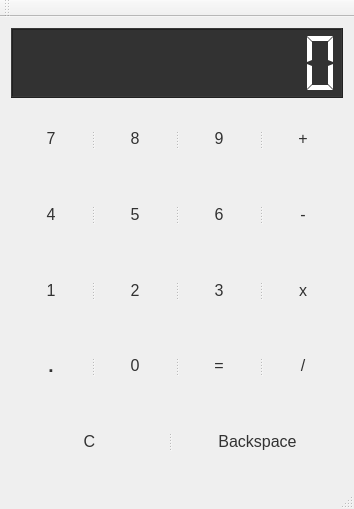
<?xml version="1.0" encoding="UTF-8"?>
<ui version="4.0">
 <class>Calculator</class>
 <widget class="QMainWindow" name="Calculator">
  <property name="geometry">
   <rect>
    <x>0</x>
    <y>0</y>
    <width>352</width>
    <height>509</height>
   </rect>
  </property>
  <property name="windowTitle">
   <string>Leon Calculator</string>
  </property>
  <widget class="QWidget" name="centralWidget">
   <layout class="QVBoxLayout" name="verticalLayout">
    <item>
     <layout class="QGridLayout" name="gridLayout">
      <item row="1" column="0">
       <widget class="QSplitter" name="splitter">
        <property name="orientation">
         <enum>Qt::Horizontal</enum>
        </property>
        <widget class="QPushButton" name="pushButton_7">
         <property name="font">
          <font>
           <family>Arial</family>
           <pointsize>12</pointsize>
           <weight>50</weight>
           <bold>false</bold>
          </font>
         </property>
         <property name="styleSheet">
          <string notr="true">color:rgb(50, 50, 50)</string>
         </property>
         <property name="text">
          <string>7</string>
         </property>
         <property name="flat">
          <bool>true</bool>
         </property>
        </widget>
        <widget class="QPushButton" name="pushButton_8">
         <property name="font">
          <font>
           <family>Arial</family>
           <pointsize>12</pointsize>
           <weight>50</weight>
           <bold>false</bold>
          </font>
         </property>
         <property name="styleSheet">
          <string notr="true">color:rgb(50, 50, 50)</string>
         </property>
         <property name="text">
          <string>8</string>
         </property>
         <property name="flat">
          <bool>true</bool>
         </property>
        </widget>
        <widget class="QPushButton" name="pushButton_9">
         <property name="font">
          <font>
           <family>Arial</family>
           <pointsize>12</pointsize>
           <weight>50</weight>
           <bold>false</bold>
          </font>
         </property>
         <property name="styleSheet">
          <string notr="true">color:rgb(50, 50, 50)</string>
         </property>
         <property name="text">
          <string>9</string>
         </property>
         <property name="flat">
          <bool>true</bool>
         </property>
        </widget>
        <widget class="QPushButton" name="pushButton_11">
         <property name="font">
          <font>
           <family>Arial</family>
           <pointsize>12</pointsize>
           <weight>50</weight>
           <bold>false</bold>
          </font>
         </property>
         <property name="styleSheet">
          <string notr="true">color:rgb(50, 50, 50)</string>
         </property>
         <property name="text">
          <string>+</string>
         </property>
         <property name="flat">
          <bool>true</bool>
         </property>
        </widget>
       </widget>
      </item>
      <item row="2" column="0">
       <widget class="QSplitter" name="splitter_2">
        <property name="orientation">
         <enum>Qt::Horizontal</enum>
        </property>
        <widget class="QPushButton" name="pushButton_4">
         <property name="font">
          <font>
           <family>Arial</family>
           <pointsize>12</pointsize>
           <weight>50</weight>
           <bold>false</bold>
          </font>
         </property>
         <property name="styleSheet">
          <string notr="true">color:rgb(50, 50, 50)</string>
         </property>
         <property name="text">
          <string>4</string>
         </property>
         <property name="flat">
          <bool>true</bool>
         </property>
        </widget>
        <widget class="QPushButton" name="pushButton_5">
         <property name="font">
          <font>
           <family>Arial</family>
           <pointsize>12</pointsize>
           <weight>50</weight>
           <bold>false</bold>
          </font>
         </property>
         <property name="styleSheet">
          <string notr="true">color:rgb(50, 50, 50)</string>
         </property>
         <property name="text">
          <string>5</string>
         </property>
         <property name="flat">
          <bool>true</bool>
         </property>
        </widget>
        <widget class="QPushButton" name="pushButton_6">
         <property name="font">
          <font>
           <family>Arial</family>
           <pointsize>12</pointsize>
           <weight>50</weight>
           <bold>false</bold>
          </font>
         </property>
         <property name="styleSheet">
          <string notr="true">color:rgb(50, 50, 50)</string>
         </property>
         <property name="text">
          <string>6</string>
         </property>
         <property name="flat">
          <bool>true</bool>
         </property>
        </widget>
        <widget class="QPushButton" name="pushButton_12">
         <property name="font">
          <font>
           <family>Arial</family>
           <pointsize>12</pointsize>
           <weight>50</weight>
           <bold>false</bold>
          </font>
         </property>
         <property name="styleSheet">
          <string notr="true">color:rgb(50, 50, 50)</string>
         </property>
         <property name="text">
          <string>-</string>
         </property>
         <property name="flat">
          <bool>true</bool>
         </property>
        </widget>
       </widget>
      </item>
      <item row="3" column="0">
       <widget class="QSplitter" name="splitter_3">
        <property name="orientation">
         <enum>Qt::Horizontal</enum>
        </property>
        <widget class="QPushButton" name="pushButton">
         <property name="font">
          <font>
           <family>Arial</family>
           <pointsize>12</pointsize>
           <weight>50</weight>
           <bold>false</bold>
          </font>
         </property>
         <property name="styleSheet">
          <string notr="true">color:rgb(50, 50, 50)</string>
         </property>
         <property name="text">
          <string>1</string>
         </property>
         <property name="flat">
          <bool>true</bool>
         </property>
        </widget>
        <widget class="QPushButton" name="pushButton_2">
         <property name="font">
          <font>
           <family>Arial</family>
           <pointsize>12</pointsize>
           <weight>50</weight>
           <bold>false</bold>
          </font>
         </property>
         <property name="styleSheet">
          <string notr="true">color:rgb(50, 50, 50)</string>
         </property>
         <property name="text">
          <string>2</string>
         </property>
         <property name="flat">
          <bool>true</bool>
         </property>
        </widget>
        <widget class="QPushButton" name="pushButton_3">
         <property name="font">
          <font>
           <family>Arial</family>
           <pointsize>12</pointsize>
           <weight>50</weight>
           <bold>false</bold>
          </font>
         </property>
         <property name="styleSheet">
          <string notr="true">color:rgb(50, 50, 50)</string>
         </property>
         <property name="text">
          <string>3</string>
         </property>
         <property name="flat">
          <bool>true</bool>
         </property>
        </widget>
        <widget class="QPushButton" name="pushButton_13">
         <property name="font">
          <font>
           <family>Arial</family>
           <pointsize>12</pointsize>
           <weight>50</weight>
           <bold>false</bold>
          </font>
         </property>
         <property name="styleSheet">
          <string notr="true">color:rgb(50, 50, 50)</string>
         </property>
         <property name="text">
          <string>x</string>
         </property>
         <property name="flat">
          <bool>true</bool>
         </property>
        </widget>
       </widget>
      </item>
      <item row="4" column="0">
       <widget class="QSplitter" name="splitter_4">
        <property name="orientation">
         <enum>Qt::Horizontal</enum>
        </property>
        <widget class="QPushButton" name="pushButton_16">
         <property name="font">
          <font>
           <family>Arial</family>
           <pointsize>14</pointsize>
           <weight>75</weight>
           <bold>true</bold>
          </font>
         </property>
         <property name="styleSheet">
          <string notr="true">color:rgb(50, 50, 50)</string>
         </property>
         <property name="text">
          <string>.</string>
         </property>
         <property name="flat">
          <bool>true</bool>
         </property>
        </widget>
        <widget class="QPushButton" name="pushButton_10">
         <property name="font">
          <font>
           <family>Arial</family>
           <pointsize>12</pointsize>
           <weight>50</weight>
           <bold>false</bold>
          </font>
         </property>
         <property name="styleSheet">
          <string notr="true">color:rgb(50, 50, 50)</string>
         </property>
         <property name="text">
          <string>0</string>
         </property>
         <property name="flat">
          <bool>true</bool>
         </property>
        </widget>
        <widget class="QPushButton" name="pushButton_15">
         <property name="font">
          <font>
           <family>Arial</family>
           <pointsize>12</pointsize>
           <weight>50</weight>
           <bold>false</bold>
          </font>
         </property>
         <property name="styleSheet">
          <string notr="true">color:rgb(50, 50, 50)</string>
         </property>
         <property name="text">
          <string>=</string>
         </property>
         <property name="flat">
          <bool>true</bool>
         </property>
        </widget>
        <widget class="QPushButton" name="pushButton_14">
         <property name="font">
          <font>
           <family>Arial</family>
           <pointsize>12</pointsize>
           <weight>50</weight>
           <bold>false</bold>
          </font>
         </property>
         <property name="styleSheet">
          <string notr="true">color:rgb(50, 50, 50)</string>
         </property>
         <property name="text">
          <string>/</string>
         </property>
         <property name="flat">
          <bool>true</bool>
         </property>
        </widget>
       </widget>
      </item>
      <item row="5" column="0">
       <widget class="QSplitter" name="splitter_5">
        <property name="orientation">
         <enum>Qt::Horizontal</enum>
        </property>
        <widget class="QPushButton" name="pushButton_17">
         <property name="font">
          <font>
           <family>Arial</family>
           <pointsize>12</pointsize>
           <weight>50</weight>
           <bold>false</bold>
          </font>
         </property>
         <property name="styleSheet">
          <string notr="true">color:rgb(50, 50, 50)</string>
         </property>
         <property name="text">
          <string>C</string>
         </property>
         <property name="flat">
          <bool>true</bool>
         </property>
        </widget>
        <widget class="QPushButton" name="pushButton_18">
         <property name="font">
          <font>
           <family>Arial</family>
           <pointsize>12</pointsize>
           <weight>50</weight>
           <bold>false</bold>
          </font>
         </property>
         <property name="styleSheet">
          <string notr="true">color:rgb(50, 50, 50)</string>
         </property>
         <property name="text">
          <string>Backspace</string>
         </property>
         <property name="flat">
          <bool>true</bool>
         </property>
        </widget>
       </widget>
      </item>
      <item row="0" column="0">
       <widget class="QLCDNumber" name="lcdNumber">
        <property name="layoutDirection">
         <enum>Qt::RightToLeft</enum>
        </property>
        <property name="styleSheet">
         <string notr="true">color:rgb(255, 255, 255);
background-color:rgb(50, 50, 50);</string>
        </property>
        <property name="digitCount">
         <number>10</number>
        </property>
        <property name="segmentStyle">
         <enum>QLCDNumber::Flat</enum>
        </property>
       </widget>
      </item>
     </layout>
    </item>
   </layout>
  </widget>
  <widget class="QMenuBar" name="menuBar">
   <property name="geometry">
    <rect>
     <x>0</x>
     <y>0</y>
     <width>352</width>
     <height>20</height>
    </rect>
   </property>
  </widget>
  <widget class="QToolBar" name="mainToolBar">
   <attribute name="toolBarArea">
    <enum>TopToolBarArea</enum>
   </attribute>
   <attribute name="toolBarBreak">
    <bool>false</bool>
   </attribute>
  </widget>
  <widget class="QStatusBar" name="statusBar"/>
 </widget>
 <layoutdefault spacing="6" margin="11"/>
 <resources/>
 <connections/>
</ui>
